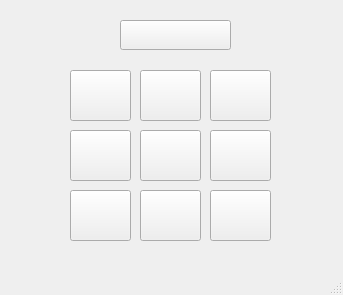
<?xml version="1.0" encoding="UTF-8"?>
<ui version="4.0">
 <class>MainWindow</class>
 <widget class="QMainWindow" name="MainWindow">
  <property name="geometry">
   <rect>
    <x>0</x>
    <y>0</y>
    <width>343</width>
    <height>295</height>
   </rect>
  </property>
  <property name="windowTitle">
   <string>MainWindow</string>
  </property>
  <widget class="QWidget" name="centralwidget">
   <widget class="QPushButton" name="place_2">
    <property name="geometry">
     <rect>
      <x>140</x>
      <y>70</y>
      <width>61</width>
      <height>51</height>
     </rect>
    </property>
    <property name="text">
     <string/>
    </property>
   </widget>
   <widget class="QPushButton" name="place_3">
    <property name="geometry">
     <rect>
      <x>210</x>
      <y>70</y>
      <width>61</width>
      <height>51</height>
     </rect>
    </property>
    <property name="text">
     <string/>
    </property>
   </widget>
   <widget class="QPushButton" name="place_1">
    <property name="geometry">
     <rect>
      <x>70</x>
      <y>70</y>
      <width>61</width>
      <height>51</height>
     </rect>
    </property>
    <property name="text">
     <string/>
    </property>
   </widget>
   <widget class="QPushButton" name="place_6">
    <property name="geometry">
     <rect>
      <x>210</x>
      <y>130</y>
      <width>61</width>
      <height>51</height>
     </rect>
    </property>
    <property name="text">
     <string/>
    </property>
   </widget>
   <widget class="QPushButton" name="place_5">
    <property name="geometry">
     <rect>
      <x>140</x>
      <y>130</y>
      <width>61</width>
      <height>51</height>
     </rect>
    </property>
    <property name="text">
     <string/>
    </property>
   </widget>
   <widget class="QPushButton" name="place_4">
    <property name="geometry">
     <rect>
      <x>70</x>
      <y>130</y>
      <width>61</width>
      <height>51</height>
     </rect>
    </property>
    <property name="text">
     <string/>
    </property>
   </widget>
   <widget class="QPushButton" name="place_9">
    <property name="geometry">
     <rect>
      <x>210</x>
      <y>190</y>
      <width>61</width>
      <height>51</height>
     </rect>
    </property>
    <property name="text">
     <string/>
    </property>
   </widget>
   <widget class="QPushButton" name="place_7">
    <property name="geometry">
     <rect>
      <x>70</x>
      <y>190</y>
      <width>61</width>
      <height>51</height>
     </rect>
    </property>
    <property name="text">
     <string/>
    </property>
   </widget>
   <widget class="QPushButton" name="place_8">
    <property name="geometry">
     <rect>
      <x>140</x>
      <y>190</y>
      <width>61</width>
      <height>51</height>
     </rect>
    </property>
    <property name="text">
     <string/>
    </property>
   </widget>
   <widget class="QPushButton" name="turn_pushButton">
    <property name="geometry">
     <rect>
      <x>120</x>
      <y>20</y>
      <width>111</width>
      <height>30</height>
     </rect>
    </property>
    <property name="text">
     <string/>
    </property>
   </widget>
  </widget>
  <widget class="QMenuBar" name="menubar">
   <property name="geometry">
    <rect>
     <x>0</x>
     <y>0</y>
     <width>343</width>
     <height>26</height>
    </rect>
   </property>
  </widget>
  <widget class="QStatusBar" name="statusbar"/>
 </widget>
 <resources/>
 <connections/>
</ui>
